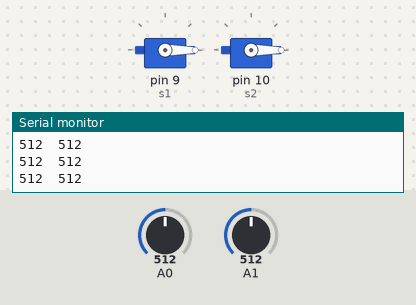
A sketch run on a simulated Arduino Uno, built with avr-gcc and run on an emulated ATmega328P. On the bench: 2 × servo, the last lines printed to the serial monitor. The inputs (shaded band) are chosen by the test bench; at power-on: A0 = 512, A1 = 512.

Above: at 1.2 s.
1.3 s: A0 set to 987
At 1.9 s:
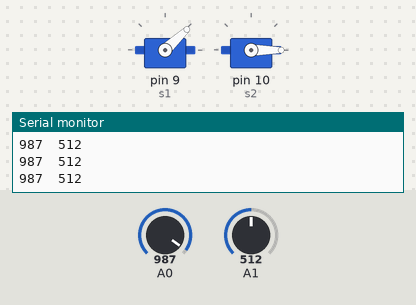
2.8 s: A0 set to 1014
At 4.2 s:
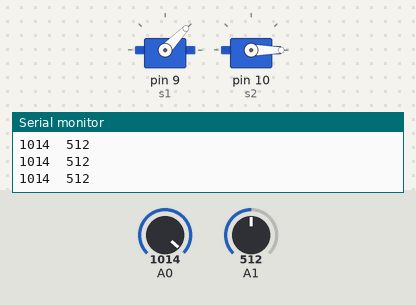
5.8 s: A1 set to 306
At 6.3 s:
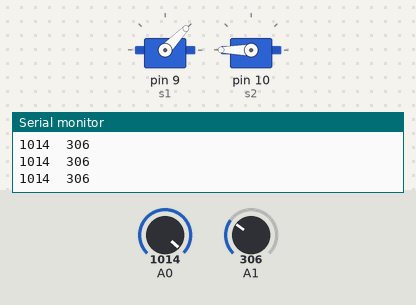
7.3 s: A1 set to 122
At 8.5 s:
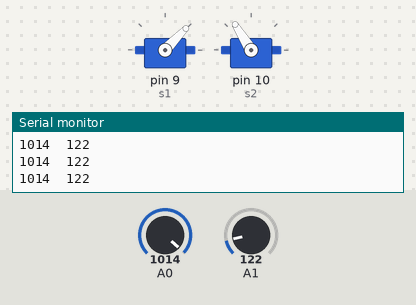
8.8 s: A0 set to 900
At 9.9 s:
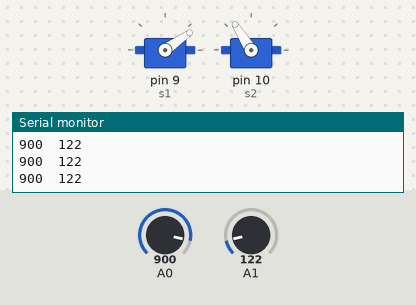
10.3 s: A1 set to 11
At 10.9 s:
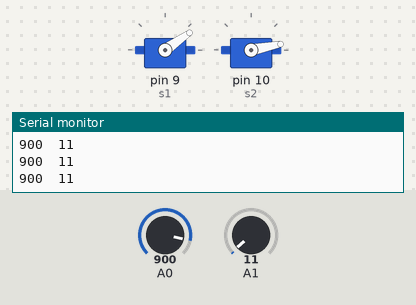
11.8 s: A1 set to 8
Timing chart, 0 to 14.3 s (numbered marks = the images above; inputs shaded):
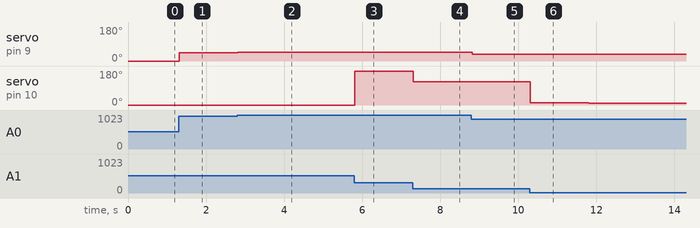

Measured:
- after the input at 1.3 s, servo on pin 9 (s1): 0° → 43° at once
- after the input at 2.8 s, servo on pin 9 (s1): 43° → 46° at once
- after the input at 5.8 s, servo on pin 10 (s2): 0° → 180° at once
- after the input at 7.3 s, servo on pin 10 (s2): 180° → 122° at once
- after the input at 8.8 s, servo on pin 9 (s1): 46° → 35° at once
- after the input at 10.3 s, servo on pin 10 (s2): 122° → 11° at once
- after the input at 11.8 s, servo on pin 10 (s2): 11° → 8° at once

The sketch:

joystick.ino
```cpp
int servo1_val,joy_x_val,joy_y_val;
#include<Servo.h>
Servo s1;
Servo s2;
void setup() {
  // put your setup code here, to run once:
Serial.begin(9600);
s1.attach(9);
s2.attach(10);
pinMode(A0,INPUT);
pinMode(A1,INPUT);
}

void loop() {
  // put your main code here, to run repeatedly:
//map(servo1_val,0,360,0,
joy_x_val=analogRead(A0);
Serial.print(joy_x_val);
joy_y_val=analogRead(A1);
Serial.print("\t");
Serial.println(joy_y_val);
map(joy_x_val,0,1023,0,180);
map(joy_y_val,0,1023,0,180);
s1.write(joy_x_val);
s2.write(joy_y_val);
}
```
